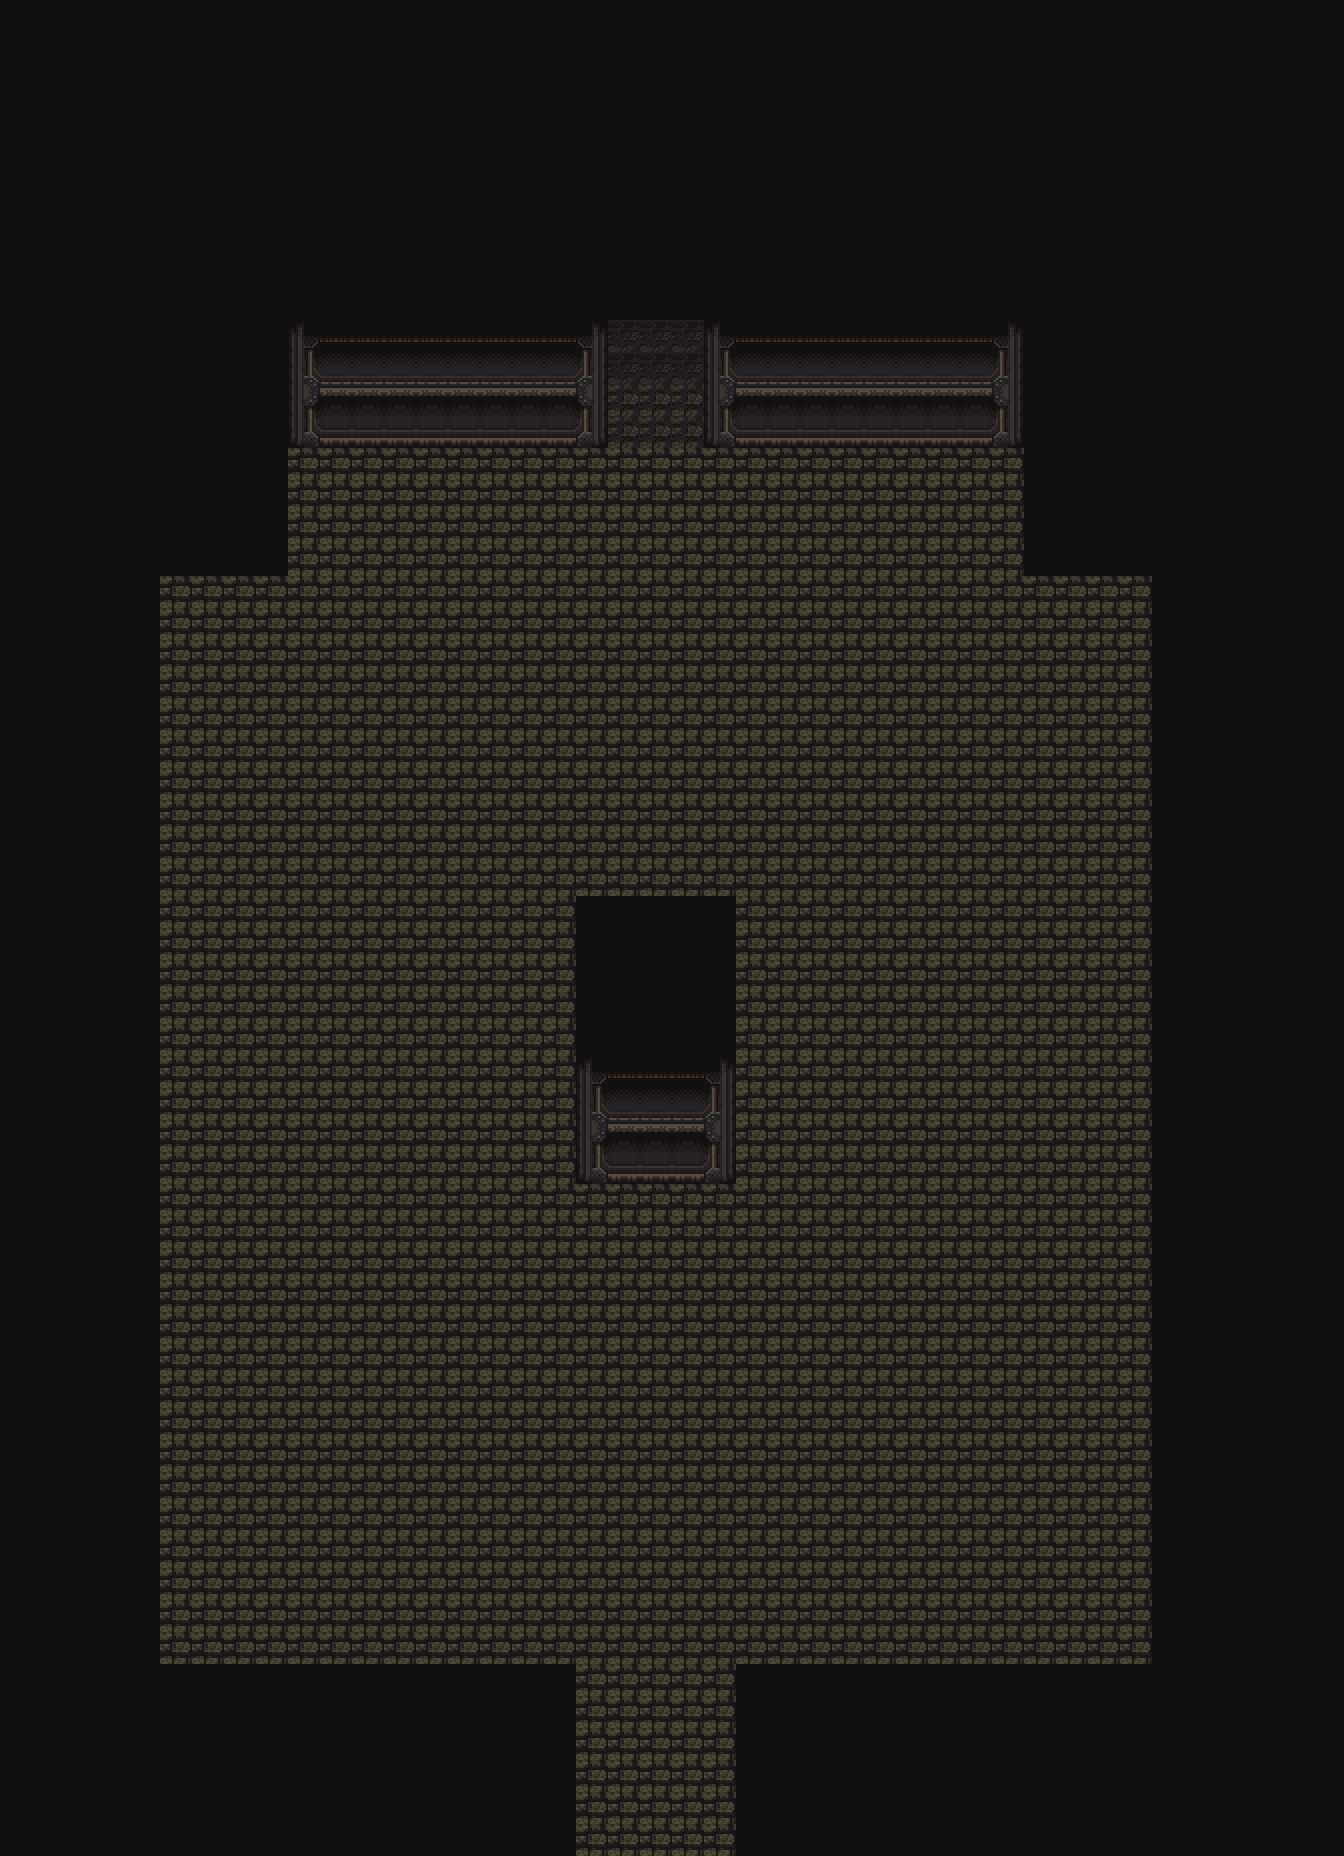

This is a level from a 2D game, rendered from its Tiled map with the project's own tilesets. A one-line summary and the map file follow, with tile-layer data summarised:
An orthogonal 42x58 tile map with 32x32 px tiles, 4 tile layers (ground, above, upper, shadow), 2 hidden layers not drawn, 3 tilesets and 17 objects (10x BasicNPC, 3x Ratbot, SceneEdge, Player, Switch, ...).

<map version="1.0" tiledversion="1.1.5" orientation="orthogonal" renderorder="right-down" width="42" height="58" tilewidth="32" tileheight="32" infinite="0" nextobjectid="260">
 <properties>
  <property name="battlebg" type="file" value="../art/backgrounds/sewer.png" />
  <property name="regionName" value="Robotropolis" />
  <property name="sectorName" value="Swatbot Factory" />
 </properties>
 <tileset firstgid="1" source="datacenter_interior.tsx" />
 <tileset firstgid="1191" source="robotropolis.tsx" />
 <tileset firstgid="4691" source="forest2.tsx" />
 <layer name="ground" width="42" height="58">
  <data>[2436 cells, 2226 non-empty, 3 distinct tile ids]</data>
 </layer>
 <layer name="above" width="42" height="58">
  <data>[2436 cells, 100 non-empty, 12 distinct tile ids]</data>
 </layer>
 <objectgroup name="objects">
  <object id="224" name="Ratbot1" type="Ratbot" gid="1227" x="640" y="800" width="64" height="32">
   <properties>
    <property name="align" value="bottom_center" />
    <property name="battle" type="file" value="../data/monsters/ratbot.lua" />
    <property name="battleOnCollide" type="bool" value="true" />
    <property name="disappearAfterBattle" type="bool" value="true" />
    <property name="follow" value="Waypoint4,Waypoint1,Waypoint2,Waypoint3" />
    <property name="followRepeat" type="bool" value="true" />
    <property name="ghost" type="bool" value="true" />
    <property name="ignoreCollision" value="CHeap1,CHeap2,CHeap3" />
    <property name="ignoreMapCollision" type="bool" value="false" />
    <property name="ignorePlayer" type="bool" value="false" />
    <property name="sprite" type="file" value="../art/sprites/ratbot.png" />
   </properties>
  </object>
  <object id="230" name="Exit1" type="SceneEdge" gid="1227" x="608" y="384" width="96" height="32">
   <properties>
    <property name="align" value="bottom_left" />
    <property name="fade_in_speed" type="float" value="0.2" />
    <property name="fade_out_speed" type="float" value="0.2" />
    <property name="ghost" type="bool" value="true" />
    <property name="key" value="up" />
    <property name="orientation" value="down" />
    <property name="scene" type="file" value="prison.lua" />
    <property name="spawn_point" value="Spawn 1" />
    <property name="walkin" type="bool" value="true" />
   </properties>
  </object>
  <object id="231" name="Spawn 1" type="Player" gid="1586" x="608" y="1824" width="32" height="32">
   <properties>
    <property name="orientation" value="up" />
   </properties>
  </object>
  <object id="236" name="Door" type="BasicNPC" gid="1227" x="608" y="448" width="96" height="32">
   <properties>
    <property name="align" value="bottom_left" />
    <property name="sprite" type="file" value="../art/sprites/door2.png" />
   </properties>
  </object>
  <object id="237" name="OpenDoor" type="Switch" gid="3501" x="640" y="672" width="32" height="32">
   <properties>
    <property name="align" value="bottom_left" />
    <property name="script">local Serial = require "actions/Serial"
local Parallel = require "actions/Parallel"
local Ease = require "actions/Ease"
local Animate = require "actions/Animate"
local Do = require "actions/Do"
local Wait = require "actions/Wait"
local PlayAudio = require "actions/PlayAudio"
return function(self)
    return Serial {
        Do(function() self.scene.player.cinematic = true end),
        Ease(self.scene.camPos, "y", 150, 1, "inout"),
        PlayAudio("sfx", "openchasm", 1.0, true),
        Animate(self.scene.objectLookup.Door.sprite, "opening"),
        Animate(self.scene.objectLookup.Door.sprite, "open"),
        Do(function()
            self.scene.objectLookup.Door:removeCollision()
            self.scene.objectLookup.Door:remove()
        end),
        Wait(1),
        Ease(self.scene.camPos, "y", 0, 2, "inout"),
        Do(function() self.scene.player.cinematic = false end)
    }
end</property>
    <property name="sprite" type="file" value="../art/sprites/switch3.png" />
   </properties>
  </object>
  <object id="247" name="Ratbot3" type="Ratbot" gid="1227" x="960" y="864" width="64" height="32">
   <properties>
    <property name="align" value="bottom_center" />
    <property name="battle" type="file" value="../data/monsters/ratbot.lua" />
    <property name="battleOnCollide" type="bool" value="true" />
    <property name="disappearAfterBattle" type="bool" value="true" />
    <property name="follow" value="Waypoint5,Waypoint1,Waypoint4,Waypoint6,Waypoint4,Waypoint1," />
    <property name="followRepeat" type="bool" value="true" />
    <property name="ghost" type="bool" value="true" />
    <property name="ignoreCollision" value="CHeap1,CHeap2,CHeap3" />
    <property name="ignoreMapCollision" type="bool" value="false" />
    <property name="ignorePlayer" type="bool" value="false" />
    <property name="sprite" type="file" value="../art/sprites/ratbot.png" />
   </properties>
  </object>
  <object id="248" name="Fan1" type="Fan" gid="3112" x="592" y="1194" width="128" height="32">
   <properties>
    <property name="align" value="bottom_left" />
    <property name="on" type="bool" value="true" />
   </properties>
  </object>
  <object id="249" name="CHeap1" type="BasicNPC" gid="3112" x="576" y="1568" width="128" height="32">
   <properties>
    <property name="align" value="bottom_left" />
    <property name="hideOffset" type="int" value="26" />
    <property name="hidingspot" type="bool" value="true" />
    <property name="sprite" type="file" value="../art/sprites/heap.png" />
   </properties>
  </object>
  <object id="251" name="CHeap2" type="BasicNPC" gid="3112" x="480" y="1056" width="128" height="32">
   <properties>
    <property name="align" value="bottom_left" />
    <property name="hideOffset" type="int" value="26" />
    <property name="hidingspot" type="bool" value="true" />
    <property name="sprite" type="file" value="../art/sprites/heap.png" />
   </properties>
  </object>
  <object id="252" name="Waypoint1" type="BasicNPC" gid="1227" x="960" y="800" width="32" height="32">
   <properties>
    <property name="ghost" type="bool" value="true" />
   </properties>
  </object>
  <object id="253" name="Waypoint2" type="BasicNPC" gid="1227" x="800" y="512" width="32" height="32">
   <properties>
    <property name="ghost" type="bool" value="true" />
   </properties>
  </object>
  <object id="254" name="Waypoint3" type="BasicNPC" gid="1227" x="384" y="512" width="32" height="32">
   <properties>
    <property name="ghost" type="bool" value="true" />
   </properties>
  </object>
  <object id="255" name="Waypoint4" type="BasicNPC" gid="1227" x="320" y="800" width="32" height="32">
   <properties>
    <property name="ghost" type="bool" value="true" />
   </properties>
  </object>
  </objectgroup>
 <layer name="upper" width="42" height="58">
  <data>[2436 cells, 1193 non-empty, 1 distinct tile ids]</data>
 </layer>
 <layer name="shadow" width="42" height="58" opacity="0.7">
  <data>[2436 cells, 2058 non-empty, 1 distinct tile ids]</data>
 </layer>
 <layer name="Collision" width="42" height="58" visible="0">
  <data>[2436 cells, 170 non-empty, 2 distinct tile ids]</data>
 </layer>
 <layer name="BunnyExtCollision" width="42" height="58" visible="0">
  <data>[2436 cells, 0 non-empty, 0 distinct tile ids]</data>
 </layer>
</map>
<!-- 4 of 17 objects omitted -->
